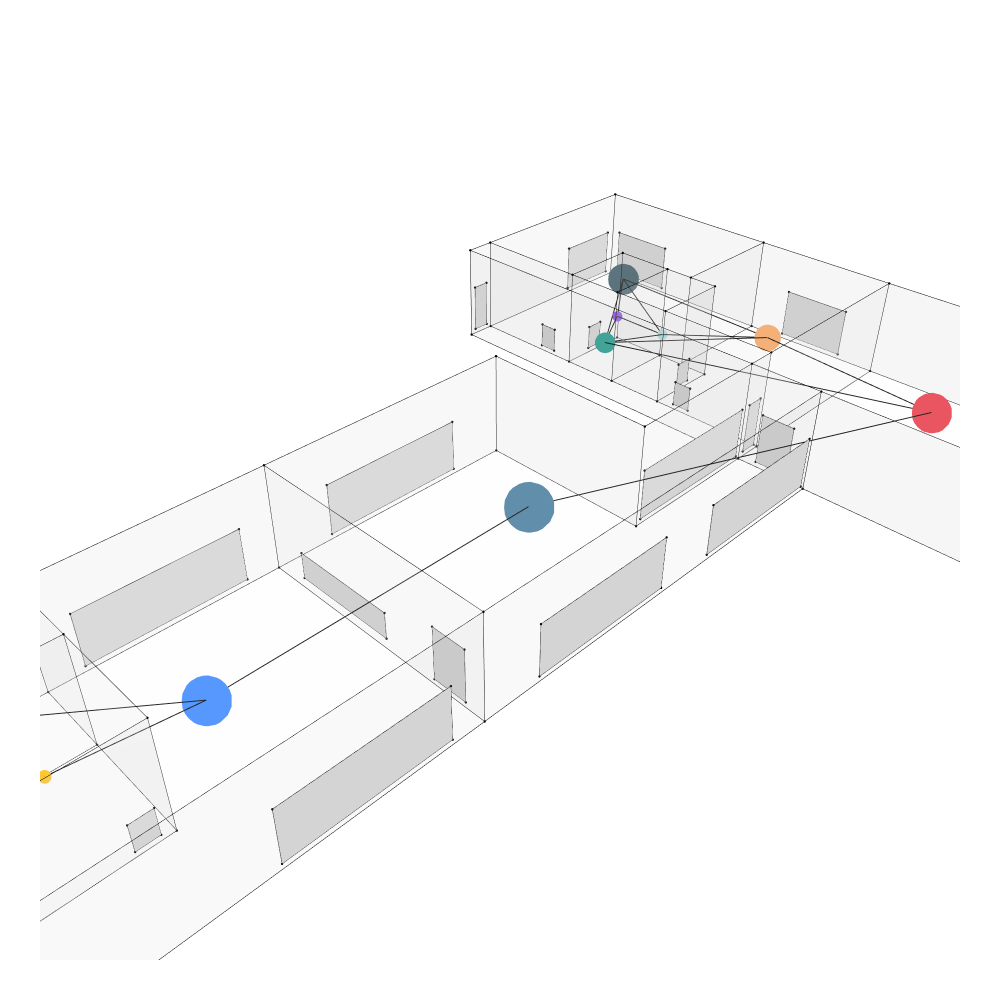

Here is the notebook cell this chart was saved with:
### Markdown cell above
## 13. Access + Adjacency Graph

Rooms connected when they **share a wall** (direct=True), share an **interior aperture** (viaSharedApertures=True), or have an **exterior aperture** (toExteriorApertures=True). Node size scales with room surface area.

### Code cell
m = Graph.ByTopology(
    cc_apts,
    direct=True,
    viaSharedApertures=True,
    toExteriorApertures=True
)
print(f"Graph vertices: {len(Graph.Vertices(m))}")
print(f"Edges:          {len(Graph.Edges(m))}")

areas    = [Cell.SurfaceArea(cell) for cell in all_cells]
min_area = min(areas)
max_area = max(areas)

for v in Graph.Vertices(m):
    vx, vy, vz = Vertex.X(v), Vertex.Y(v), Vertex.Z(v)
    best_color = "gray"
    best_size  = 8
    best_dist  = float("inf")
    for cell, area in zip(all_cells, areas):
        c    = Topology.Centroid(cell)
        dist = ((vx - Vertex.X(c))**2 + (vy - Vertex.Y(c))**2 + (vz - Vertex.Z(c))**2)**0.5
        if dist < best_dist:
            best_dist  = dist
            cd         = Topology.Dictionary(cell)
            best_color = Dictionary.ValueAtKey(cd, "color") if cd else "gray"
            if best_color == "gray":
                best_size = 8
            else:
                best_size = 12 + int(48 * (area - min_area) / (max_area - min_area + 1))
    Topology.SetDictionary(v, Dictionary.ByKeysValues(["size", "color"], [best_size, best_color]))

for e in Graph.Edges(m):
    Topology.SetDictionary(e, Dictionary.ByKeysValues(["width", "color"], [2, "black"]))

fig = Topology.Show(
    [cc_apts, m, win_cluster, door_cluster],
    vertexSizeKey="size",
    vertexColorKey="color",
    edgeWidthKey="width",
    edgeColorKey="color",
    faceOpacity=0.15,
    backgroundColor="white",
    width=1000, height=1000,
    renderer=renderer
)
if fig:
    fig.write_html("Images/08_access_adjacency_graph.html")

### Figure 1 — Plotly figure (JSON) as saved in the notebook; plotly's stock layout.template omitted (floating-point values rounded to 4 significant figures; data arrays with more than 128 entries replaced by an {"elided": "..."} marker saying what was removed)
{"data": [{"customdata": ["", "", "", "", "", "", "", "", "", "", "", "", "", "", "", "", "", "", "", "", "", "", "", "", "", "", "", "", "", "", "", "", "", "", "", "", "", "", "", "", "", "", "", "", "", "", "", "", "", "", "", "", "", "", "", "", "", ""], "hoverinfo": "text", "hovertemplate": ["Click ", "Click ", "Click ", "Click ", "Click ", "Click ", "Click ", "Click ", "Click ", "Click ", "Click ", "Click ", "Click ", "Click ", "Click ", "Click ", "Click ", "Click ", "Click ", "Click ", "Click ", "Click ", "Click ", "Click ", "Click ", "Click ", "Click ", "Click ", "Click ", "Click ", "Click ", "Click ", "Click ", "Click ", "Click ", "Click ", "Click ", "Click ", "Click ", "Click ", "Click ", "Click ", "Click ", "Click ", "Click ", "Click ", "Click ", "Click ", "Click ", "Click ", "Click ", "Click ", "Click ", "Click ", "Click ", "Click ", "Click ", "Click "], "hovertext": ["", "", "", "", "", "", "", "", "", "", "", "", "", "", "", "", "", "", "", "", "", "", "", "", "", "", "", "", "", "", "", "", "", "", "", "", "", "", "", "", "", "", "", "", "", "", "", "", "", "", "", "", "", "", "", "", "", ""], "legendgroup": "1", "legendrank": 1, "marker": {"color": ["#000000", "#000000", "#000000", "#000000", "#000000", "#000000", "#000000", "#000000", "#000000", "#000000", "#000000", "#000000", "#000000", "#000000", "#000000", "#000000", "#000000", "#000000", "#000000", "#000000", "#000000", "#000000", "#000000", "#000000", "#000000", "#000000", "#000000", "#000000", "#000000", "#000000", "#000000", "#000000", "#000000", "#000000", "#000000", "#000000", "#000000", "#000000", "#000000", "#000000", "#000000", "#000000", "#000000", "#000000", "#000000", "#000000", "#000000", "#000000", "#000000", "#000000", "#000000", "#000000", "#000000", "#000000", "#000000", "#000000", "#000000", "#000000"], "line": {"width": 0}, "opacity": 1, "size": [2.8, 2.8, 2.8, 2.8, 2.8, 2.8, 2.8, 2.8, 2.8, 2.8, 2.8, 2.8, 2.8, 2.8, 2.8, 2.8, 2.8, 2.8, 2.8, 2.8, 2.8, 2.8, 2.8, 2.8, 2.8, 2.8, 2.8, 2.8, 2.8, 2.8, 2.8, 2.8, 2.8, 2.8, 2.8, 2.8, 2.8, 2.8, 2.8, 2.8, 2.8, 2.8, 2.8, 2.8, 2.8, 2.8, 2.8, 2.8, 2.8, 2.8, 2.8, 2.8, 2.8, 2.8, 2.8, 2.8, 2.8, 2.8], "sizemode": "diameter", "symbol": "circle"}, "mode": "markers", "name": "1: Untitled (Vertices)", "showlegend": false, "text": ["", "", "", "", "", "", "", "", "", "", "", "", "", "", "", "", "", "", "", "", "", "", "", "", "", "", "", "", "", "", "", "", "", "", "", "", "", "", "", "", "", "", "", "", "", "", "", "", "", "", "", "", "", "", "", "", "", ""], "type": "scatter3d", "x": [78, 99, 78, 99, 75, 75, 75, 99, 75, 75, 99, 75, 78, 86, 86, 99, 78, 99, 86, 86, 75, 78, 78, 78, 75, 78, 78, 78, 35, 35, 60, 60, 35, 60, 60, 35, 86, 86, 86, 99, 86, 99, 0, 0, 5, 5, 15, 15, 15, 0, 0, 5, 5, 15, 15, 15, 0, 0], "y": [7, 7, 7, 7, -17, 0, 7, -17, 7, -17, -17, 0, 19, 19, 22, 22, 19, 22, 22, 19, 43, 43, 31, 25, 43, 25, 31, 43, 0, 24, 24, 7, 0, 7, 24, 24, 25, 25, 31, 43, 31, 43, 0, 17, 17, 7, 7, 17, 24, 0, 17, 17, 7, 7, 17, 24, 24, 24], "z": [10, 10, 0, 0, 10, 10, 10, 10, 0, 0, 0, 0, 10, 10, 10, 10, 0, 0, 0, 0, 10, 10, 10, 10, 0, 0, 0, 0, 10, 10, 10, 10, 0, 0, 0, 0, 10, 0, 10, 10, 0, 0, 10, 10, 10, 10, 10, 10, 10, 0, 0, 0, 0, 0, 0, 0, 10, 0]}, {"hoverinfo": "text", "hovertext": [], "legendgroup": "2", "legendrank": 2, "line": {"color": "#000000", "dash": "solid", "width": 1}, "marker": {"color": "#000000", "size": 0.25, "symbol": "circle"}, "mode": "markers+lines", "name": "1: Untitled (Edges)", "showlegend": false, "text": [], "type": "scatter3d", "x": {"elided": "315 int values"}, "y": {"elided": "315 int values"}, "z": {"elided": "315 int values"}}, {"cmax": 1, "cmin": 0, "color": "#FAFAFA", "colorscale": [[0, "#440154"], [0.1111, "#482878"], [0.2222, "#3e4989"], [0.3333, "#31688e"], [0.4444, "#26828e"], [0.5556, "#1f9e89"], [0.6667, "#35b779"], [0.7778, "#6ece58"], [0.8889, "#b5de2b"], [1, "#fde725"]], "flatshading": true, "hoverinfo": "text", "hovertext": "", "i": {"elided": "154 int values"}, "j": {"elided": "154 int values"}, "k": {"elided": "154 int values"}, "legendgroup": "3", "legendrank": 3, "lighting": {"facenormalsepsilon": 0}, "name": "1: Untitled (Faces)", "opacity": 0.15, "showlegend": false, "showscale": false, "text": "", "type": "mesh3d", "x": [99, 99, 78, 78, 99, 75, 75, 75, 75, 75, 99, 75, 86, 78, 99, 86, 78, 86, 99, 86, 78, 75, 78, 78, 75, 78, 78, 78, 60, 35, 35, 60, 35, 60, 35, 60, 86, 86, 86, 99, 86, 99, 0, 0, 5, 15, 5, 15, 15, 0, 0, 5, 5, 15, 15, 15, 0, 0], "y": [7, 7, 7, 7, -17, 0, -17, 7, 7, 0, -17, -17, 19, 19, 22, 22, 19, 19, 22, 22, 43, 43, 31, 25, 43, 43, 31, 25, 7, 24, 0, 24, 0, 7, 24, 24, 25, 25, 31, 43, 31, 43, 17, 0, 7, 7, 17, 17, 24, 0, 17, 17, 7, 7, 17, 24, 24, 24], "z": [10, 0, 0, 10, 10, 10, 10, 10, 0, 0, 0, 0, 10, 10, 10, 10, 0, 0, 0, 0, 10, 10, 10, 10, 0, 0, 0, 0, 10, 10, 10, 10, 0, 0, 0, 0, 10, 0, 10, 10, 0, 0, 10, 10, 10, 10, 10, 10, 10, 0, 0, 0, 0, 0, 0, 0, 10, 0]}, {"hoverinfo": "text", "hovertext": [], "legendgroup": "14", "legendrank": 14, "line": {"color": "#000000", "dash": "solid", "width": 2}, "marker": {"color": "#000000", "size": 0.5, "symbol": "circle"}, "mode": "markers+lines", "name": "2: Untitled Graph (Edges)", "showlegend": false, "text": [], "type": "scatter3d", "x": [89.04, 76.5, null, 89.04, 82, null, 87, 89.04, null, 89.04, 89.77, null, 20.33, 7.5, null, 7.5, 10, null, 20.33, 10, null, 76.5, 82, null, 82, 89.77, null, 82, 82, null, 50.48, 20.33, null, 87, 50.48, null, 76.5, 89.77, null, 89.77, 82, null, 87, 76.5, null, 76.5, 82, null], "y": [14.01, 25, null, 14.01, 22, null, -5, 14.01, null, 14.01, 33.67, null, 10.59, 20.5, null, 20.5, 12, null, 10.59, 12, null, 25, 22, null, 22, 33.67, null, 22, 28, null, 10.73, 10.59, null, -5, 10.73, null, 25, 33.67, null, 33.67, 28, null, -5, 25, null, 25, 28, null], "z": [5, 5, null, 5, 5, null, 5, 5, null, 5, 5, null, 5, 5, null, 5, 5, null, 5, 5, null, 5, 5, null, 5, 5, null, 5, 5, null, 5, 5, null, 5, 5, null, 5, 5, null, 5, 5, null, 5, 5, null, 5, 5, null]}, {"customdata": ["", "", "", "", "", "", "", "", "", ""], "hoverinfo": "text", "hovertemplate": ["Click ", "Click ", "Click ", "Click ", "Click ", "Click ", "Click ", "Click ", "Click ", "Click "], "hovertext": ["", "", "", "", "", "", "", "", "", ""], "legendgroup": "13", "legendrank": 13, "marker": {"color": ["#F4A261", "#FB5607", "#FFBE0B", "#A8DADC", "#457B9D", "#264653", "#2A9D8F", "#8338EC", "#3A86FF", "#E63946"], "line": {"width": 0}, "opacity": 1, "size": [31, 17, 16, 12, 59, 36, 24, 12, 59, 47], "sizemode": "diameter", "symbol": "circle"}, "mode": "markers", "name": "2: Untitled Graph (Vertices)", "showlegend": false, "text": ["", "", "", "", "", "", "", "", "", ""], "type": "scatter3d", "x": [89.04, 7.5, 10, 82, 50.48, 89.77, 76.5, 82, 20.33, 87], "y": [14.01, 20.5, 12, 22, 10.73, 33.67, 25, 28, 10.59, -5], "z": [5, 5, 5, 5, 5, 5, 5, 5, 5, 5]}, {"customdata": ["", "", "", "", "", "", "", "", "", "", "", "", "", "", "", "", "", "", "", "", "", "", "", "", "", "", "", "", "", "", "", "", "", "", "", "", "", "", "", "", "", "", "", "", "", "", "", "", "", "", "", ""], "hoverinfo": "text", "hovertemplate": ["Click ", "Click ", "Click ", "Click ", "Click ", "Click ", "Click ", "Click ", "Click ", "Click ", "Click ", "Click ", "Click ", "Click ", "Click ", "Click ", "Click ", "Click ", "Click ", "Click ", "Click ", "Click ", "Click ", "Click ", "Click ", "Click ", "Click ", "Click ", "Click ", "Click ", "Click ", "Click ", "Click ", "Click ", "Click ", "Click ", "Click ", "Click ", "Click ", "Click ", "Click ", "Click ", "Click ", "Click ", "Click ", "Click ", "Click ", "Click ", "Click ", "Click ", "Click ", "Click "], "hovertext": ["", "", "", "", "", "", "", "", "", "", "", "", "", "", "", "", "", "", "", "", "", "", "", "", "", "", "", "", "", "", "", "", "", "", "", "", "", "", "", "", "", "", "", "", "", "", "", "", "", "", "", ""], "legendgroup": "5", "legendrank": 5, "marker": {"color": ["#000000", "#000000", "#000000", "#000000", "#000000", "#000000", "#000000", "#000000", "#000000", "#000000", "#000000", "#000000", "#000000", "#000000", "#000000", "#000000", "#000000", "#000000", "#000000", "#000000", "#000000", "#000000", "#000000", "#000000", "#000000", "#000000", "#000000", "#000000", "#000000", "#000000", "#000000", "#000000", "#000000", "#000000", "#000000", "#000000", "#000000", "#000000", "#000000", "#000000", "#000000", "#000000", "#000000", "#000000", "#000000", "#000000", "#000000", "#000000", "#000000", "#000000", "#000000", "#000000"], "line": {"width": 0}, "opacity": 1, "size": [2.8, 2.8, 2.8, 2.8, 2.8, 2.8, 2.8, 2.8, 2.8, 2.8, 2.8, 2.8, 2.8, 2.8, 2.8, 2.8, 2.8, 2.8, 2.8, 2.8, 2.8, 2.8, 2.8, 2.8, 2.8, 2.8, 2.8, 2.8, 2.8, 2.8, 2.8, 2.8, 2.8, 2.8, 2.8, 2.8, 2.8, 2.8, 2.8, 2.8, 2.8, 2.8, 2.8, 2.8, 2.8, 2.8, 2.8, 2.8, 2.8, 2.8, 2.8, 2.8], "sizemode": "diameter", "symbol": "circle"}, "mode": "markers", "name": "3: Default (Vertices)", "showlegend": false, "text": ["", "", "", "", "", "", "", "", "", "", "", "", "", "", "", "", "", "", "", "", "", "", "", "", "", "", "", "", "", "", "", "", "", "", "", "", "", "", "", "", "", "", "", "", "", "", "", "", "", "", "", ""], "type": "scatter3d", "x": [91, 98, 98, 91, 99, 99, 99, 99, 99, 99, 99, 99, 75.62, 77.38, 77.38, 75.62, 80, 94, 94, 80, 35, 35, 35, 35, 74.5, 60.5, 60.5, 74.5, 60.5, 74.5, 74.5, 60.5, 40.5, 54.5, 54.5, 40.5, 54.5, 40.5, 40.5, 54.5, 2.375, 0.625, 0.625, 2.375, 32, 18, 18, 32, 18, 32, 32, 18], "y": [43, 43, 43, 43, 42, 35, 35, 42, 18, 18, 11, 11, 43, 43, 43, 43, -17, -17, -17, -17, 10.38, 20.38, 20.38, 10.38, 7, 7, 7, 7, 0, 0, 0, 0, 0, 0, 0, 0, 24, 24, 24, 24, 24, 24, 24, 24, 24, 24, 24, 24, 0, 0, 0, 0], "z": [5.5, 5.5, 0.5, 0.5, 5.5, 5.5, 0.5, 0.5, 0.5, 5.5, 5.5, 0.5, 5.5, 5.5, 0.5, 0.5, 0.5, 0.5, 5.5, 5.5, 1, 1, 3.5, 3.5, 0.5, 0.5, 5.5, 5.5, 0.5, 0.5, 5.5, 5.5, 0.5, 0.5, 5.5, 5.5, 0.5, 0.5, 5.5, 5.5, 3, 3, 5.5, 5.5, 0.5, 0.5, 5.5, 5.5, 0.5, 0.5, 5.5, 5.5]}, {"hoverinfo": "text", "hovertext": [], "legendgroup": "6", "legendrank": 6, "line": {"color": "#000000", "dash": "solid", "width": 1}, "marker": {"color": "#000000", "size": 0.25, "symbol": "circle"}, "mode": "markers+lines", "name": "3: Default (Edges)", "showlegend": false, "text": [], "type": "scatter3d", "x": {"elided": "156 float values"}, "y": {"elided": "156 float values"}, "z": {"elided": "156 float values"}}, {"cmax": 1, "cmin": 0, "color": "#FAFAFA", "colorscale": [[0, "#440154"], [0.1111, "#482878"], [0.2222, "#3e4989"], [0.3333, "#31688e"], [0.4444, "#26828e"], [0.5556, "#1f9e89"], [0.6667, "#35b779"], [0.7778, "#6ece58"], [0.8889, "#b5de2b"], [1, "#fde725"]], "flatshading": true, "hoverinfo": "text", "hovertext": "", "i": [0, 0, 4, 4, 8, 8, 12, 12, 16, 16, 20, 20, 24, 24, 28, 28, 32, 32, 36, 36, 40, 40, 44, 44, 48, 48], "j": [1, 2, 5, 6, 9, 11, 13, 14, 17, 18, 21, 22, 25, 26, 29, 30, 33, 34, 37, 38, 41, 42, 45, 46, 49, 50], "k": [2, 3, 6, 7, 10, 9, 14, 15, 18, 19, 22, 23, 26, 27, 30, 31, 34, 35, 38, 39, 42, 43, 46, 47, 50, 51], "legendgroup": "7", "legendrank": 7, "lighting": {"facenormalsepsilon": 0}, "name": "3: Default (Faces)", "opacity": 1, "showlegend": false, "showscale": false, "text": "", "type": "mesh3d", "x": [98, 98, 91, 91, 99, 99, 99, 99, 99, 99, 99, 99, 77.38, 77.38, 75.62, 75.62, 94, 94, 80, 80, 35, 35, 35, 35, 74.5, 74.5, 60.5, 60.5, 74.5, 74.5, 60.5, 60.5, 54.5, 54.5, 40.5, 40.5, 54.5, 54.5, 40.5, 40.5, 2.375, 2.375, 0.625, 0.625, 32, 32, 18, 18, 32, 32, 18, 18], "y": [43, 43, 43, 43, 35, 35, 42, 42, 11, 18, 18, 11, 43, 43, 43, 43, -17, -17, -17, -17, 10.38, 10.38, 20.38, 20.38, 7, 7, 7, 7, 0, 0, 0, 0, 0, 0, 0, 0, 24, 24, 24, 24, 24, 24, 24, 24, 24, 24, 24, 24, 0, 0, 0, 0], "z": [5.5, 0.5, 0.5, 5.5, 5.5, 0.5, 0.5, 5.5, 5.5, 0.5, 5.5, 0.5, 5.5, 0.5, 0.5, 5.5, 0.5, 5.5, 5.5, 0.5, 3.5, 1, 1, 3.5, 5.5, 0.5, 0.5, 5.5, 0.5, 5.5, 5.5, 0.5, 0.5, 5.5, 5.5, 0.5, 5.5, 0.5, 0.5, 5.5, 5.5, 3, 3, 5.5, 5.5, 0.5, 0.5, 5.5, 0.5, 5.5, 5.5, 0.5]}, {"customdata": ["", "", "", "", "", "", "", "", "", "", "", "", "", "", "", "", "", "", "", "", "", "", "", "", "", "", "", "", "", "", "", "", "", "", "", "", "", "", "", ""], "hoverinfo": "text", "hovertemplate": ["Click ", "Click ", "Click ", "Click ", "Click ", "Click ", "Click ", "Click ", "Click ", "Click ", "Click ", "Click ", "Click ", "Click ", "Click ", "Click ", "Click ", "Click ", "Click ", "Click ", "Click ", "Click ", "Click ", "Click ", "Click ", "Click ", "Click ", "Click ", "Click ", "Click ", "Click ", "Click ", "Click ", "Click ", "Click ", "Click ", "Click ", "Click ", "Click ", "Click "], "hovertext": ["", "", "", "", "", "", "", "", "", "", "", "", "", "", "", "", "", "", "", "", "", "", "", "", "", "", "", "", "", "", "", "", "", "", "", "", "", "", "", ""], "legendgroup": "9", "legendrank": 9, "marker": {"color": ["#000000", "#000000", "#000000", "#000000", "#000000", "#000000", "#000000", "#000000", "#000000", "#000000", "#000000", "#000000", "#000000", "#000000", "#000000", "#000000", "#000000", "#000000", "#000000", "#000000", "#000000", "#000000", "#000000", "#000000", "#000000", "#000000", "#000000", "#000000", "#000000", "#000000", "#000000", "#000000", "#000000", "#000000", "#000000", "#000000", "#000000", "#000000", "#000000", "#000000"], "line": {"width": 0}, "opacity": 1, "size": [2.8, 2.8, 2.8, 2.8, 2.8, 2.8, 2.8, 2.8, 2.8, 2.8, 2.8, 2.8, 2.8, 2.8, 2.8, 2.8, 2.8, 2.8, 2.8, 2.8, 2.8, 2.8, 2.8, 2.8, 2.8, 2.8, 2.8, 2.8, 2.8, 2.8, 2.8, 2.8, 2.8, 2.8, 2.8, 2.8, 2.8, 2.8, 2.8, 2.8], "sizemode": "diameter", "symbol": "circle"}, "mode": "markers", "name": "4: Default (Vertices)", "showlegend": false, "text": ["", "", "", "", "", "", "", "", "", "", "", "", "", "", "", "", "", "", "", "", "", "", "", "", "", "", "", "", "", "", "", "", "", "", "", "", "", "", "", ""], "type": "scatter3d", "x": [78, 78, 78, 78, 82.9, 81.1, 81.1, 82.9, 82.9, 82.9, 81.1, 81.1, 78, 78, 78, 78, 75.62, 77.38, 77.38, 75.62, 75, 75, 75, 75, 14, 12.2, 12.2, 14, 35, 35, 35, 35, 4, 2.2, 2.2, 4, 0, 0, 0, 0], "y": [35, 33.2, 33.2, 35, 31, 31, 31, 31, 19, 19, 19, 19, 17, 15.2, 15.2, 17, 7, 7, 7, 7, 1.875, 5.125, 5.125, 1.875, 7, 7, 7, 7, 1.875, 5.125, 5.125, 1.875, 17, 17, 17, 17, 1.875, 5.125, 5.125, 1.875], "z": [3, 3, 0.5, 0.5, 0.5, 0.5, 3, 3, 3, 0.5, 0.5, 3, 0.5, 0.5, 3, 3, 5.5, 5.5, 0.5, 0.5, 0.5, 0.5, 5.5, 5.5, 3, 3, 0.5, 0.5, 0.5, 0.5, 5.5, 5.5, 3, 3, 0.5, 0.5, 5.5, 5.5, 0.5, 0.5]}, {"hoverinfo": "text", "hovertext": [], "legendgroup": "10", "legendrank": 10, "line": {"color": "#000000", "dash": "solid", "width": 1}, "marker": {"color": "#000000", "size": 0.25, "symbol": "circle"}, "mode": "markers+lines", "name": "4: Default (Edges)", "showlegend": false, "text": [], "type": "scatter3d", "x": [78, 78, null, 78, 78, null, 78, 78, null, 78, 78, null, 82.9, 81.1, null, 81.1, 81.1, null, 81.1, 82.9, null, 82.9, 82.9, null, 82.9, 82.9, null, 82.9, 81.1, null, 81.1, 81.1, null, 81.1, 82.9, null, 78, 78, null, 78, 78, null, 78, 78, null, 78, 78, null, 75.62, 77.38, null, 77.38, 77.38, null, 77.38, 75.62, null, 75.62, 75.62, null, 75, 75, null, 75, 75, null, 75, 75, null, 75, 75, null, 14, 12.2, null, 12.2, 12.2, null, 12.2, 14, null, 14, 14, null, 35, 35, null, 35, 35, null, 35, 35, null, 35, 35, null, 4, 2.2, null, 2.2, 2.2, null, 2.2, 4, null, 4, 4, null, 0, 0, null, 0, 0, null, 0, 0, null, 0, 0, null], "y": [35, 33.2, null, 33.2, 33.2, null, 33.2, 35, null, 35, 35, null, 31, 31, null, 31, 31, null, 31, 31, null, 31, 31, null, 19, 19, null, 19, 19, null, 19, 19, null, 19, 19, null, 17, 15.2, null, 15.2, 15.2, null, 15.2, 17, null, 17, 17, null, 7, 7, null, 7, 7, null, 7, 7, null, 7, 7, null, 1.875, 5.125, null, 5.125, 5.125, null, 5.125, 1.875, null, 1.875, 1.875, null, 7, 7, null, 7, 7, null, 7, 7, null, 7, 7, null, 1.875, 5.125, null, 5.125, 5.125, null, 5.125, 1.875, null, 1.875, 1.875, null, 17, 17, null, 17, 17, null, 17, 17, null, 17, 17, null, 1.875, 5.125, null, 5.125, 5.125, null, 5.125, 1.875, null, 1.875, 1.875, null], "z": [3, 3, null, 3, 0.5, null, 0.5, 0.5, null, 0.5, 3, null, 0.5, 0.5, null, 0.5, 3, null, 3, 3, null, 3, 0.5, null, 3, 0.5, null, 0.5, 0.5, null, 0.5, 3, null, 3, 3, null, 0.5, 0.5, null, 0.5, 3, null, 3, 3, null, 3, 0.5, null, 5.5, 5.5, null, 5.5, 0.5, null, 0.5, 0.5, null, 0.5, 5.5, null, 0.5, 0.5, null, 0.5, 5.5, null, 5.5, 5.5, null, 5.5, 0.5, null, 3, 3, null, 3, 0.5, null, 0.5, 0.5, null, 0.5, 3, null, 0.5, 0.5, null, 0.5, 5.5, null, 5.5, 5.5, null, 5.5, 0.5, null, 3, 3, null, 3, 0.5, null, 0.5, 0.5, null, 0.5, 3, null, 5.5, 5.5, null, 5.5, 0.5, null, 0.5, 0.5, null, 0.5, 5.5, null]}, {"cmax": 1, "cmin": 0, "color": "#FAFAFA", "colorscale": [[0, "#440154"], [0.1111, "#482878"], [0.2222, "#3e4989"], [0.3333, "#31688e"], [0.4444, "#26828e"], [0.5556, "#1f9e89"], [0.6667, "#35b779"], [0.7778, "#6ece58"], [0.8889, "#b5de2b"], [1, "#fde725"]], "flatshading": true, "hoverinfo": "text", "hovertext": "", "i": [0, 0, 4, 4, 8, 8, 12, 12, 16, 16, 20, 20, 24, 24, 28, 28, 32, 32, 36, 36], "j": [1, 2, 5, 6, 9, 10, 13, 14, 17, 18, 21, 22, 25, 26, 29, 30, 33, 34, 37, 38], "k": [2, 3, 6, 7, 10, 11, 14, 15, 18, 19, 22, 23, 26, 27, 30, 31, 34, 35, 38, 39], "legendgroup": "11", "legendrank": 11, "lighting": {"facenormalsepsilon": 0}, "name": "4: Default (Faces)", "opacity": 1, "showlegend": false, "showscale": false, "text": "", "type": "mesh3d", "x": [78, 78, 78, 78, 82.9, 82.9, 81.1, 81.1, 82.9, 82.9, 81.1, 81.1, 78, 78, 78, 78, 77.38, 77.38, 75.62, 75.62, 75, 75, 75, 75, 14, 14, 12.2, 12.2, 35, 35, 35, 35, 4, 4, 2.2, 2.2, 0, 0, 0, 0], "y": [33.2, 33.2, 35, 35, 31, 31, 31, 31, 19, 19, 19, 19, 15.2, 15.2, 17, 17, 7, 7, 7, 7, 1.875, 1.875, 5.125, 5.125, 7, 7, 7, 7, 1.875, 1.875, 5.125, 5.125, 17, 17, 17, 17, 1.875, 1.875, 5.125, 5.125], "z": [3, 0.5, 0.5, 3, 3, 0.5, 0.5, 3, 3, 0.5, 0.5, 3, 0.5, 3, 3, 0.5, 5.5, 0.5, 0.5, 5.5, 5.5, 0.5, 0.5, 5.5, 0.5, 3, 3, 0.5, 5.5, 0.5, 0.5, 5.5, 0.5, 3, 3, 0.5, 0.5, 5.5, 5.5, 0.5]}], "layout": {"autosize": true, "height": 1000, "margin": {"b": 40, "l": 40, "r": 40, "t": 40}, "paper_bgcolor": "#FFFFFF", "plot_bgcolor": "#FFFFFF", "scene": {"aspectmode": "data", "camera": {"center": {"x": 0, "y": 0, "z": 0}, "eye": {"x": -1.25, "y": -1.25, "z": 1.25}, "projection": {"type": "perspective"}, "up": {"x": 0, "y": 0, "z": 1}}, "xaxis": {"visible": false}, "yaxis": {"visible": false}, "zaxis": {"visible": false}}, "showlegend": true, "width": 1000, "xaxis": {"showgrid": false, "visible": false, "zeroline": false}, "yaxis": {"showgrid": false, "visible": false, "zeroline": false}}}
